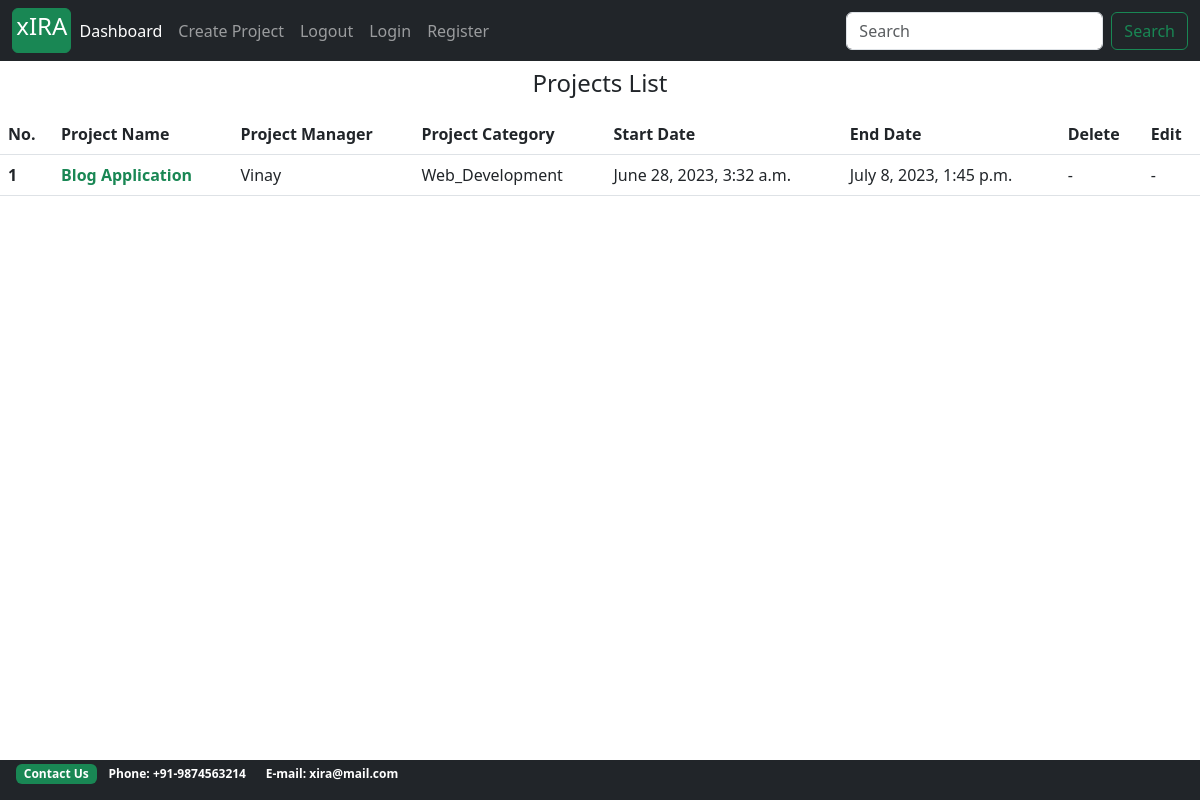
Before: /dashboard/ with the older database file.
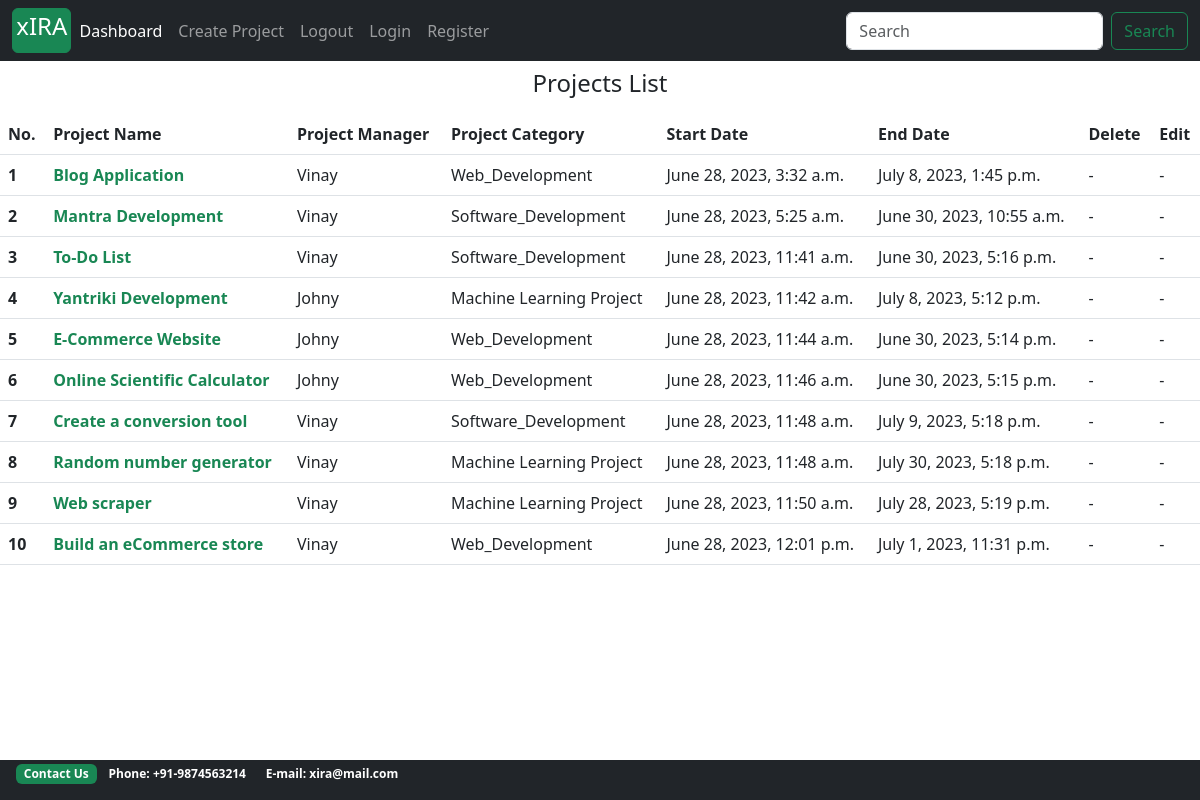
After: the same page with the newer database file.
### projects/models.py (models this page shows, shortened)
class Project(models.Model):
    project_name         = models.CharField(max_length=30)
    project_description  = models.TextField(max_length=600, blank=True)
    project_category     = models.CharField(max_length=30, choices=choices)
    project_manager      =  models.ForeignKey(ProjectManager, on_delete=models.SET_NULL, null=True)
    assignees            =  models.ManyToManyField(Account)
    start_date           = models.DateTimeField(auto_now_add=True)
    estimated_end_date   = models.DateTimeField()

### accounts/models.py (models this page shows, shortened)
class ProjectManager(models.Model):
    project_manager = models.OneToOneField(Account, on_delete=models.CASCADE)
    domain          = models.CharField(max_length=40, choices=choices_1)
    def __str__(self):
        return self.project_manager.first_name

class Account(AbstractBaseUser):
    first_name           = models.CharField(max_length=50)
    last_name            = models.CharField(max_length=50)
    work_email           = models.EmailField(max_length=100, unique=True)
    contact_number       = models.CharField(max_length=50)
    work_profile         = models.CharField(max_length=30, choices=choices)
    date_joined     = models.DateTimeField(auto_now_add=True)
    last_login      = models.DateTimeField(auto_now_add=True)
    is_admin        = models.BooleanField(default=False)
    is_staff        = models.BooleanField(default=False)
    is_active        = models.BooleanField(default=False)
    is_superadmin        = models.BooleanField(default=False)
    USERNAME_FIELD = 'work_email'
    REQUIRED_FIELDS = ['first_name', 'last_name']
    objects = MyAccountManager()

### xIRA/views.py (the view)
# urls.py: path('dashboard/', views.dashboard, name='dashboard'),
def dashboard(request):
    projects = Project.objects.all()
    context = {
        'projects': projects,
    }
    return render(request, 'landingPage.html', context)

### projects/forms.py
class ProjectCreationForm(forms.ModelForm):
    class Meta:
        model = Project
        fields = ('project_name', 'project_category', 'project_description', 'estimated_end_date')
        widgets = {
            'project_name': forms.TextInput(attrs={'class': 'form-control',  }),
            'project_category': forms.Select(attrs={'class': 'form-control', }),
            'project_description': forms.Textarea(attrs={'class': 'form-control', 'rows':4, 'cols':15}),
        }

### projects/context_processors.py (called while the page is built)
def create_project_form(request):
    form = ProjectCreationForm()
    context = {
        'project_creation_form': form
    }
    return context

### templates/landingPage.html
{% extends 'base.html' %}
{% block content %}
<section>
<table class="table caption-top" id="project_table">
  <caption><h4 class="text-dark text-center">Projects List</h4></caption>
  <thead>
    <tr>
      <th scope="col">No.</th>
      <th scope="col">Project Name</th>
      <th scope="col">Project Manager</th>
      <th scope="col">Project Category</th>
      <th scope="col">Start Date</th>
      <th scope="col">End Date</th>
        <th scope="col">Delete</th>
        <th scope="col">Edit</th>
    </tr>
  </thead>
{% for project in projects %}
  <tbody>
    <tr>
      <th scope="row">{{forloop.counter}}</th>
      <td>
              <a href="{% url 'project_detail' project.id %}" style="text-decoration: none" ><strong class="text-success">{{project.project_name}}</strong></a>
      </td>
      <td>{{project.project_manager}}</td>
      <td>{{project.project_category}}</td>
      <td>{{project.start_date}}</td>
      <td>{{project.estimated_end_date}}</td>
      {% if request.user.is_project_manager and project.project_manager.project_manager == request.user %}
        <td><a href="{% url 'delete_project' project.id %}" style="text-decoration: none" class="text-success">Delete</a></td>
        <td><a href="{% url 'edit_project' project.id %}" style="text-decoration: none" class="text-success">Edit</a></td>
      {% else %}
        <td>-</td>
        <td>-</td>
      {% endif %}
    </tr>
{% endfor %}
  </tbody>
</table>
</section>
{% endblock %}

### templates/base.html (shortened to what this page needs)
<!doctype html>
<html lang="en">
  <head>
    <link href="https://cdn.jsdelivr.net/npm/bootstrap@5.3.0/dist/css/bootstrap.min.css" rel="stylesheet">
    <link href="https://cdnjs.cloudflare.com/ajax/libs/font-awesome/6.4.0/css/fontawesome.min.css" rel="stylesheet" type="text/css">
  </head>
        <nav class="navbar navbar-expand-lg navbar-dark bg-dark">
          <div class="container-fluid">
            <button class="btn btn-success" style="--bs-btn-padding-y: .2rem; --bs-btn-padding-x: .2rem; --bs-btn-font-size: .5rem;" href="#"><h4>xIRA</h4></button>
            <div class="collapse navbar-collapse" id="navbarSupportedContent">
              <ul class="navbar-nav me-auto mb-2 mb-lg-0">
                <li class="nav-item">
                  <a class="nav-link active" aria-current="page" href="{% url 'dashboard' %}">Dashboard</a>
                </li>
                <li class="nav-item">
                  <a class="nav-link" type="button"  data-bs-toggle="modal" data-bs-target="#projectCreationModal">Create Project</a>
                </li>
                <li class="nav-item">
                  <a class="nav-link" aria-current="page" href="{% url 'logout' %}">Logout</a>
                </li>
                <li class="nav-item">
                  <a class="nav-link" aria-current="page" href="{% url 'login' %}">Login</a>
                </li>
                <li class="nav-item">
                  <a class="nav-link" aria-current="page" href="{% url 'register' %}">Register</a>
                </li>
              </ul>
              <form class="d-flex" role="search">
                <input class="form-control me-2" type="search" placeholder="Search" aria-label="Search">
                <button class="btn btn-outline-success" type="submit">Search</button>
              </form>
            </div>
          </div>
        </nav>
{% block content %}
{% endblock %}
<footer class="bg-dark fixed-bottom">
<div class="text-right px-3 py-0 mt-0">
  <p class="badge bg-success">Contact Us</p>
  <p class="badge bg-muted">Phone: +91-9874563214</p>
  <p class="badge bg-muted">E-mail: xira@mail.com</p>
</div>
</footer>
</html>

Changed rows visible on the page:
added Project: project_name "Mantra Development", project_manager "Vinay", project_category "Software_Development", start_date "June 28, 2023, 5:25 a.m.", estimated_end_date "June 30, 2023, 10:55 a.m."
added Project: project_name "To-Do List", project_manager "Vinay", project_category "Software_Development", start_date "June 28, 2023, 11:41 a.m.", estimated_end_date "June 30, 2023, 5:16 p.m."
added Project: project_name "Yantriki Development", project_manager "Johny", project_category "Machine Learning Project", start_date "June 28, 2023, 11:42 a.m.", estimated_end_date "July 8, 2023, 5:12 p.m."
added Project: project_name "E-Commerce Website", project_manager "Johny", project_category "Web_Development", start_date "June 28, 2023, 11:44 a.m.", estimated_end_date "June 30, 2023, 5:14 p.m."
added Project: project_name "Online Scientific Calculator", project_manager "Johny", project_category "Web_Development", start_date "June 28, 2023, 11:46 a.m.", estimated_end_date "June 30, 2023, 5:15 p.m."
added Project: project_name "Create a conversion tool", project_manager "Vinay", project_category "Software_Development", start_date "June 28, 2023, 11:48 a.m.", estimated_end_date "July 9, 2023, 5:18 p.m."
added Project: project_name "Random number generator", project_manager "Vinay", project_category "Machine Learning Project", start_date "June 28, 2023, 11:48 a.m.", estimated_end_date "July 30, 2023, 5:18 p.m."
added Project: project_name "Web scraper", project_manager "Vinay", project_category "Machine Learning Project", start_date "June 28, 2023, 11:50 a.m.", estimated_end_date "July 28, 2023, 5:19 p.m."
added Project: project_name "Build an eCommerce store", project_manager "Vinay", project_category "Web_Development", start_date "June 28, 2023, 12:01 p.m.", estimated_end_date "July 1, 2023, 11:31 p.m."
